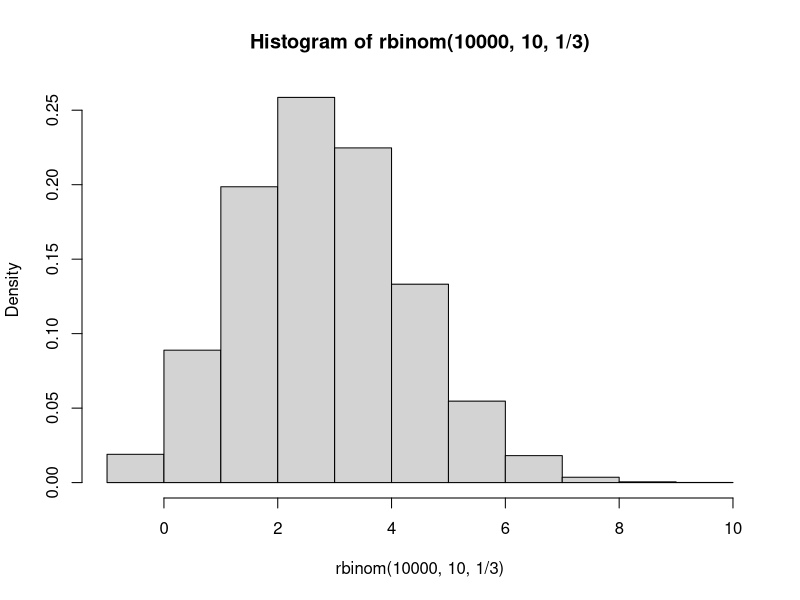
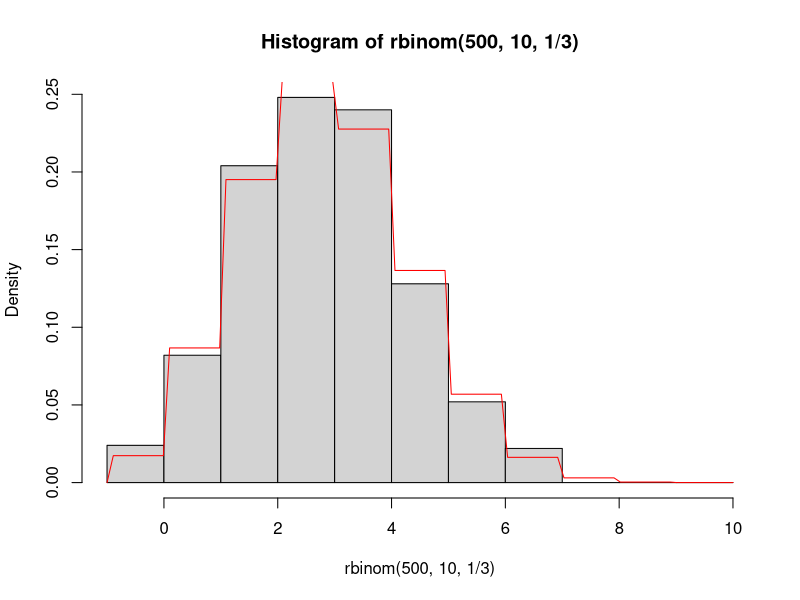

Reproduce these figures in R, in order. (Note: this script raises an error after producing the figures.)
## Tutorial 3: Probability Distributions and Control Structures
## David M. Goehring 2004
## Juliet R.C. Pulliam 2008,2009
## Steve Bellan 2010, 2012

## Meaningful Modeling of Epidemiologic Data, 2012 AIMS, Muizenberg

###################################################################### 

## By the end of this tutorial you should…

## * Feel comfortable working with probability distributions 
## * Know how to use conditional structures
## * Be warned about the dangers of loop structures in R
## * Have tried your hands at synthesizing all the new material

######################################################################
## SECTION A. Probability Distributions in R
###################################################################### 

#################### 
## Probability distributions
#################### 
## So far the calculations we have been performing have been doable on
## a modern calculator, so my assertion that R will make things easier
## for you has not seen any confirmation in experience.

## In terms of solving probability problems, R does not provide many
## tools that extend too far beyond your intuition. If you want to
## know the probability of rolling two sixes on two dice you do not
## need R to tell you that 1/6 times 1/6 is 1/36. The two exceptions
## might be the functions factorial() and choose(), which only appear
## on a minority of modern calculators and which can solve a problem
## for you once you know to reach for them. These functions are
## sufficiently self-explanatory with their help files to render a
## treatment of them here unnecessary. A third exception is
## simulation, which you will try your hand at in the Benchmark
## Questions.

## Enter probability distributions. R is able to do in a few
## milliseconds what took hours of hunting in tables not 20 years
## ago. If you understand what a probability distribution is, R will
## provide four different utilities for any such distribution, as
## follows:

## * Generating individual density values or a plot of the density function
## * Generating random numbers drawn from the distribution
## * Providing cumulative probability for points along the distribution
## * Providing points along the distribution corresponding to a cumulative probability

## Each of these is an important part of the toolkit for working with
## probability distributions.

## Making the functions meet your needs 

## The different distributions have different corresponding functions
## in R, but aside from the particulars of their arguments, they 
## consist of four functions of the same general form.
 
## We will use the binomial distribution (which, you will recall, is a
## discrete distribution) as an example for each of our four methods,
## and you should be able to extend that experience to any
## distribution you like.

## As we have seen hints of before, R can generate random numbers from
## any distribution. For discrete distributions, creating a histogram
## of a large number of these values can give a quick picture of the
## distribution. To generate random numbers from the binomial
## distribution, use rbinom():

hist(rbinom(10000, 10, 1/3), freq=FALSE, breaks=-1:10)

## The arguments of rbinom() tell it how many numbers you want to
## generate, how many trials are used to generate the distribution,
## and what the probability of a success per trial is,
## respectively. The extra arguments of hist() tell it that we want it
## to give proportions rather than counts and then how to divide up
## the data into bars.

## This is an empirical estimation of the distribution. The R function
## that calculates the probability density function of the binomial
## distribution is dbinom(), and that will give the precise
## theoretical values we may need. What is the probability of having 7
## successes on 10 trials with a probability of success of 1/3?

dbinom(7,10,1/3)

## Which is the equivalent of about 1.6% of the time. By extension, we
## can generate the complete distribution with vector input to
## dbinom(), as in

dbinom(0:10,10,1/3)

## A useful application of rbinom() and dbinom() is to plot a curve of
## the density function over the histogram of observed values. For a
## discrete distribution such as this, the “curve” will be slightly
## misleading, but we will know what it means. Generating fewer random
## numbers this time,

hist(rbinom(500,10,1/3), freq=FALSE, breaks=-1:10)

curve(dbinom(ceiling(x), 10, 1/3), add=TRUE, col="red")

## The argument ceiling(x) resolves the fact that the x-values on the
## plot are continuous, not discrete. The correction is not needed for
## continuous distributions.

## Alternatively, you may use a paired histogram for comparing
## simulations to predicted densities for discrete distributions. The
## visualization used here is less elegant for discrete distributions
## but is more easily extended to continuous distributions.

## Using dbinom() to calculate cumulative probabilities for discrete
## distributions would be tedious, and we cannot calculate the
## cumulative probabilities using the equivalent density values from a
## continuous distribution (because it requires integration). The
## solution in R is to use a function, such as pbinom() for the
## binomial distribution, that calculates the cumulative density
## function (c.d.f.), that is, the function F (which here takes
## integer values).

# F(x) = P(X <= x)

## As a quick example, what is the probability of getting 2 or less
## with our chosen binomial distribution?

pbinom(2, 10, 1/3)

## The last function we need in our probability-distribution toolkit
## is qbinom(), the R function that calculates the inverse cumulative
## density function, F-1 of the binomial distribution The c. d. f. and
## the inverse c. d. f. are related by
 
# p = F(x)
# x = F^-1(p)

## As a quick example, where is the 80% threshold in the cumulative
## probability distribution?

qbinom(.8, 10, 1/3)

## The c. d. f. and inverse c. d. f. are particularly useful when
## performing statistical tests.

## I do not know why the R language chose such counter-intuitive
## naming practices for its probability distribution functions. But
## let’s have some mnemonics:

# Function                                  Prefix    Mnemonic 
#
# random numbers from dist.          r      random
# density of distribution                  d      density
# cumulative probability                  p      probability (is output)
# inverse cumulative probability      q      qumulative (with an “inversed “c”)

## Feel free to remember them in any way you like, of course.

#################### 
## Probability distributions galore
####################
## You may not be familiar with all of these distributions, but this
## list should prove helpful for future reference. Keep in mind that
## some of these distributions are continuous and some are discrete –
## this will affect the allowed inputs of the functions.

# Beta pbeta() qbeta() dbeta() rbeta() 
# Binomial pbinom() qbinom() dbinom() rbinom() 
# Cauchy pcauchy() qcauchy() dcauchy() rcauchy()
# Chi-square pchisq() qchisq() dchisq() rchisq()
# Exponential pexp() qexp() dexp() rexp()
# F pf() qf() df() rf()
# Gamma pgamma() qgamma() dgamma() rgamma()
# Geometric pgeom() qgeom() dgeom() rgeom()
# Hypergeometric phyper() qhyper() dhyper() rhyper()
# Logistic plogis() qlogis() dlogis() rlogis() 
# Log Normal plnorm() qlnorm() dlnorm() rlnorm()
# Negative Binomial pnbinom() qnbinom() dnbinom() rnbinom()
# Normal pnorm() qnorm() dnorm() rnorm()
# Poisson ppois() qpois() dpois() rpois()
# Student t pt() qt() dt() rt()
# Uniform punif() qunif() dunif() runif()

###################################################################### 
## SECTION B. Control structures
###################################################################### 
## Now that you have gotten your proverbial feet wet by composing your
## own functions, you are ready to learn how to make your functions
## (or your scripts) more powerful by using control structures. The
## two main varieties of control structures are conditional structures
## and loop structures, but more important than what they are called
## is what they do…


## The semicolon allows, ;, allows you to put two or more commands
## together on a single line. The commands will be executed
## sequentially, just as if they had been written on separate lines.
## The best use of the semicolon is probably to combine lists of
## assignments into a single line, such as,

x <- 8; y <- 4; z <- 3
c(x, y, z) 

## Using the semicolon in this way will condense your code
## and make it look cleaner. In most situations, though, clarity is
## more important than compactness, so in general it is best not to
## string long lists of commands together on a single line using
## semicolons. Remember that the amount of whitespace (such as spaces,
## indentation, and empty lines) in your code will not affect its
## efficiency and that adding whitespace (and comments!) will often
## make your code easier to follow.


## Conditional structures

## “If you are under the age of 6, you cannot ride this ride.”

## “If you are available Friday night, please give me your number.”

## Needless to say, we are all familiar with conditional structures in
## casual speech, and conditional structures in R are not much
## different.

## The command ''if'' initiates a conditional structure. (Like function,
## it looks like a function, but is not a function.) What comes in
## parentheses after if is an expression of the condition that must be
## met for the remaining code to be executed. That is, it is a logical
## expression (meaning it should evaluate to TRUE or FALSE) which if
## TRUE tells R to execute the next line (or set) of code.

## A silly, but fully functional, example:

age <- 19

if(age >= 6){ can.ride <- TRUE }

can.ride

## Here we obviously know the result before we start, but in a
## (just-slightly-less silly) function, we would not:

ride.test <- function(age)
  {
    can.ride <- FALSE
    if(age >= 6){ can.ride <- TRUE }
    return(can.ride)
  }

ride.test(5)

ride.test(65)

## Note that the curly brackets, {}, play the same role as for
## conditional statements as they do for the function construct: they
## allow multi-line procedures. They can also make your code easier to
## follow, even for single-line procedures.

## As an aside, the above function can (and perhaps should) be written
## more simply as

ride.test <- function(age){ return(age >= 6) }

## The conditional structure becomes important when you want different
## functions or operations to be performed depending on some
## condition. This is something that you will often want.

## As an example, consider a function that measures central
## tendency. But while you want to avoid the influence of extremely
## large values by using the median you want to forgo it on very small
## samples, replacing it with the mean. Let us say if we have fewer
## than 10 measurements in our sample we want to resort to the mean:

central.tend <- function(x)
  {                                     
    my.answer <- median(x)
    if(length(x) < 10){my.answer <- mean(x)}
    return(my.answer)
}

central.tend(c(1,1,3))

## This last example may have raised a red flag about efficiency – I
## determined the median of the data regardless of whether this value
## will ultimately be used in my output. Here, the cost is
## exceptionally low, because that calculation will only be irrelevant
## if there are fewer than 10 items in the vector, in which case it
## took trivially long to execute. But, you can see where there might
## be a problem.

## One solution is to create separate if statements for each
## condition, such as:

# if(x < 0) #followed by what should happen if x < 0

# if(x = 0) #followed by what should happen if x = 0

# if((x > 0) & (x < 1)) # followed by what should happen if x is between 0 and 1, exclusive

# if(x >= 1)                  # followed by what should happen if x >= 1

## Note that defining conditions which are not mutually exclusive may
## make your code hard to follow and therefore render your results
## unpredictable without detailed examination.

## Another solution, particularly useful for binary (either-or) cases,
## is to use the command else, which follows the if procedure and
## gives what to do if your conditional expression evaluates to
## FALSE. If you are careful about your use of brackets, you can nest
## if and else commands to create more complicated conditional
## structures.


## There are two potential big errors that may occur in implementing a
## conditional structure. One occurs if the conditional expression
## evaluates to NA or NaN – try this out yourself:

if(Inf-Inf>0){ x <- 5 }

## To make sure that your if statements don’t abort like this, use the
## is.na() function as necessary.  The second big mistake that you can
## make is assuming that R will act on the elements of a conditional
## expression that is a vector. Try this:

if(c(T,F,F)){1+1}

## As the warning that is generated indicates, R will ignore all but
## the first element of the vector. On reflection, this makes sense
## because R wouldn’t know what to do with a vector of logical values
## – the if statement has no inputs or outputs, just a conditional
## procedure. In other words, you shouldn’t expect the if statement to
## behave like a function because it isn’t one.

#################### 
## Loop structures
#################### 
## R employs a number of common loop structures familiar to those of
## you with some programming experience. However, those of you without
## programming experience may actually have an edge here.

## The reason is that, in general, in mathematical programming it is
## much more efficient to perform what traditionally has been done
## with programming loops using vector calculations. You have already
## seen the basic methods used to replace loop structures, such as the
## sapply() function.

######################################################################
######################################################################

## This concludes Tutorial III. The benchmark questions should help
## solidify your understanding of the material.

## The probability-distribution section of this tutorial was aided by
## information available at
## http://www.stat.umn.edu/geyer/5102/examp/rlook.html.


###################################################################### 
## SECTION C. Benchmark Questions
###################################################################### 

#################### 
## 1. The standard medication used to treat some disease is known to
## produce a severe side effect on 20% of the patients treated. A
## pharmaceutical company develops a new drug to treat the disease and
## tests it on 9 patients. There are no side effects observed in these
## patients. 
## a. What is the probability of treating 9 patients
## without side effects using the standard medication? 
## b. Generate a
## plot of the probability of observing no side effects in patients
## receiving treatment, as a function of the number of patients in the
## study. 
## c. Add a horizontal red line at p = 0.025, visually
## depicting the number of patients minimally required for a study to
## show that the new medication produces side effects in fewer
## patients than the standard treatment (traditional statistical
## significance).
#################### 

#################### 
## 2. Re-do the suite of calculations and plots found in the Tutorial
## using the Poisson distribution (with lambda = 3) rather than the
## binomial distribution. (Hint: Make sure the histogram has an
## appropriate range with breaks.)
####################
